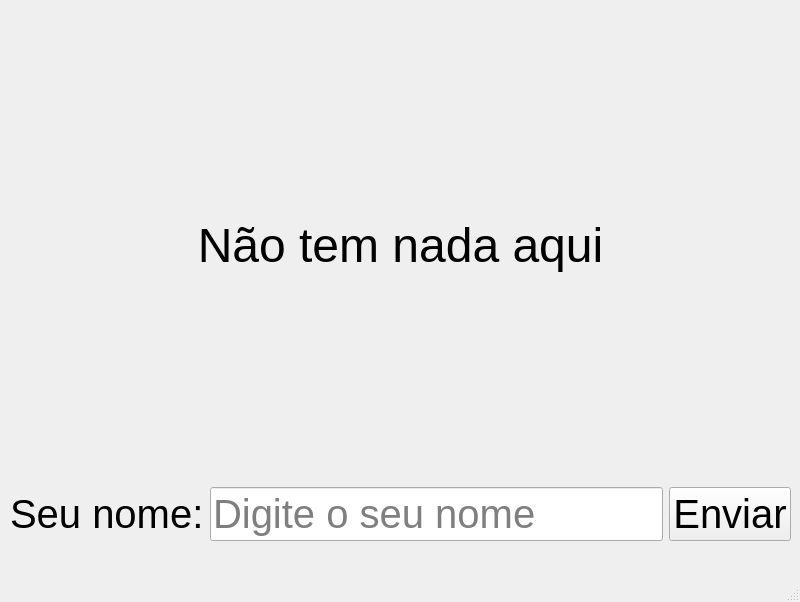
<?xml version="1.0" encoding="UTF-8"?>
<ui version="4.0">
 <class>MainWindow</class>
 <widget class="QMainWindow" name="MainWindow">
  <property name="geometry">
   <rect>
    <x>0</x>
    <y>0</y>
    <width>800</width>
    <height>602</height>
   </rect>
  </property>
  <property name="windowTitle">
   <string>MainWindow</string>
  </property>
  <widget class="QWidget" name="centralwidget">
   <widget class="QWidget" name="gridLayoutWidget">
    <property name="geometry">
     <rect>
      <x>10</x>
      <y>10</y>
      <width>781</width>
      <height>531</height>
     </rect>
    </property>
    <layout class="QGridLayout" name="gridLayout">
     <item row="0" column="0">
      <widget class="QLabel" name="labelResult">
       <property name="font">
        <font>
         <pointsize>36</pointsize>
        </font>
       </property>
       <property name="text">
        <string>&lt;html&gt;&lt;head/&gt;&lt;body&gt;&lt;p align=&quot;center&quot;&gt;Não tem nada aqui&lt;/p&gt;&lt;/body&gt;&lt;/html&gt;</string>
       </property>
       <property name="scaledContents">
        <bool>false</bool>
       </property>
      </widget>
     </item>
     <item row="1" column="0">
      <layout class="QGridLayout" name="gridLayout_2">
       <item row="0" column="1">
        <widget class="QLineEdit" name="lineName">
         <property name="font">
          <font>
           <pointsize>30</pointsize>
          </font>
         </property>
         <property name="placeholderText">
          <string>Digite o seu nome</string>
         </property>
        </widget>
       </item>
       <item row="0" column="0">
        <widget class="QLabel" name="labelName">
         <property name="font">
          <font>
           <pointsize>30</pointsize>
          </font>
         </property>
         <property name="text">
          <string>Seu nome:</string>
         </property>
        </widget>
       </item>
       <item row="0" column="2">
        <widget class="QPushButton" name="pushButton">
         <property name="font">
          <font>
           <pointsize>30</pointsize>
          </font>
         </property>
         <property name="text">
          <string>Enviar</string>
         </property>
        </widget>
       </item>
      </layout>
     </item>
    </layout>
   </widget>
  </widget>
  <widget class="QMenuBar" name="menubar">
   <property name="geometry">
    <rect>
     <x>0</x>
     <y>0</y>
     <width>800</width>
     <height>22</height>
    </rect>
   </property>
  </widget>
  <widget class="QStatusBar" name="statusbar"/>
 </widget>
 <resources/>
 <connections/>
</ui>
